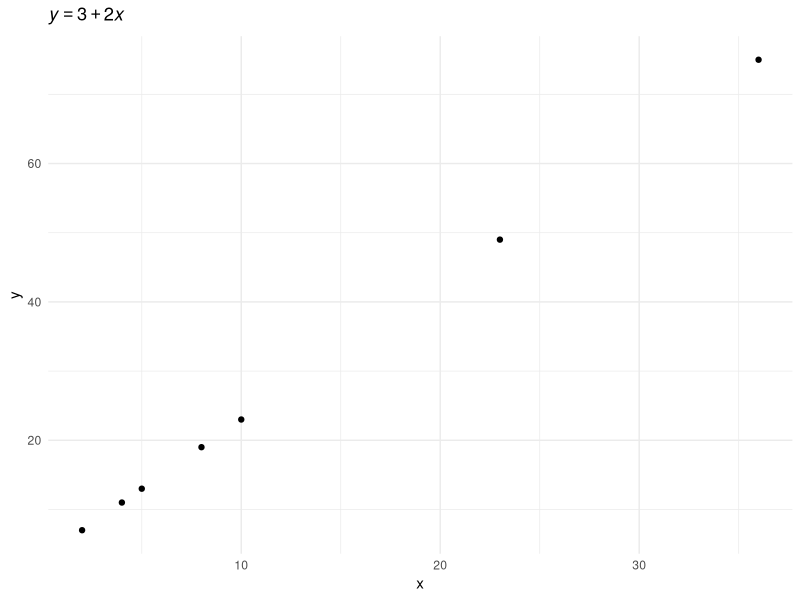
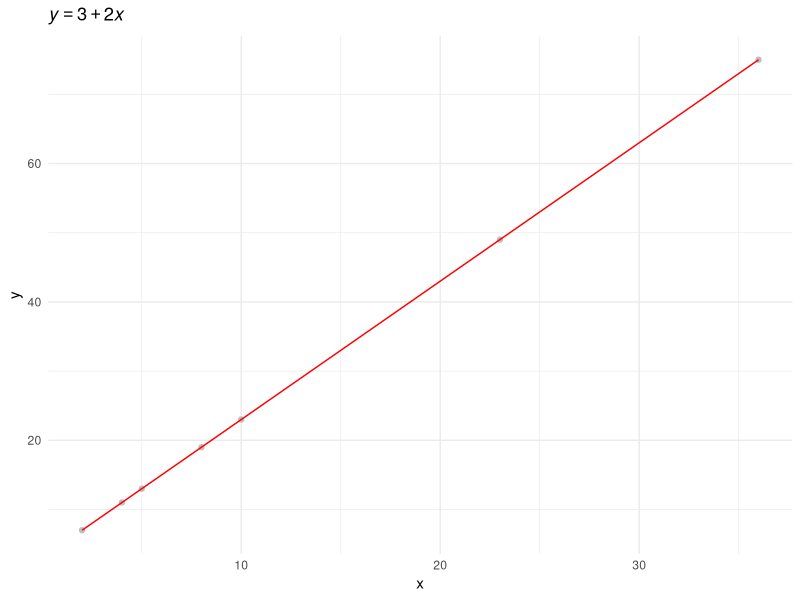
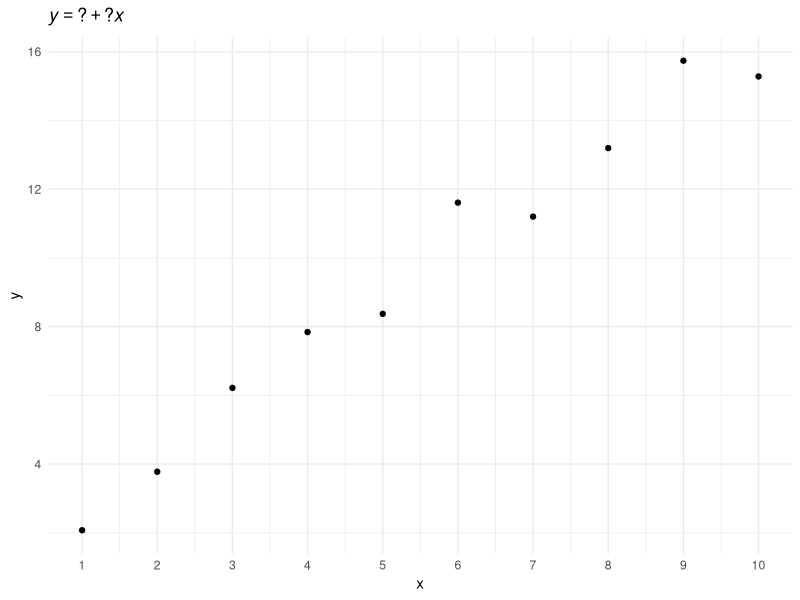
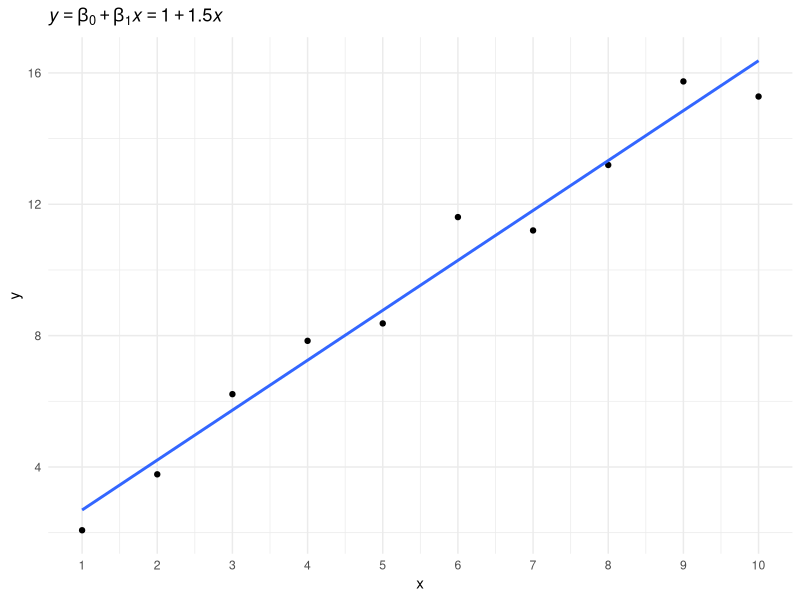
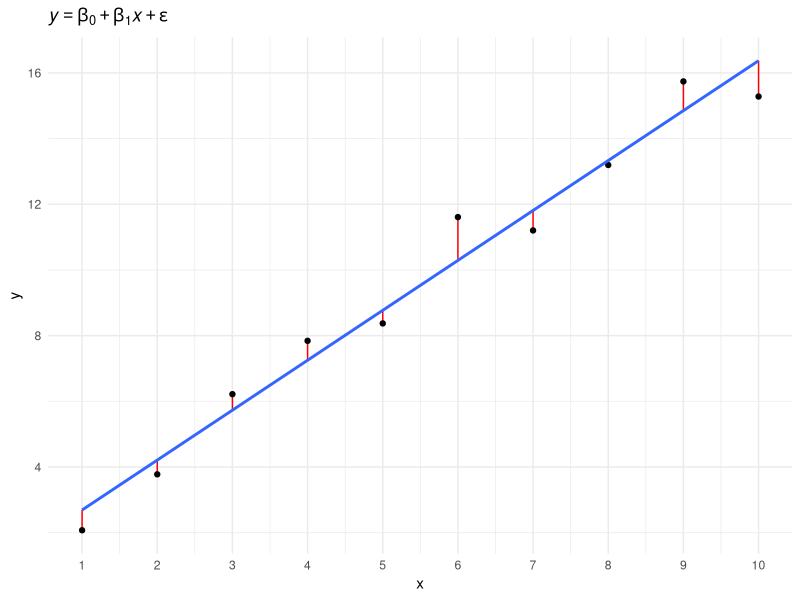
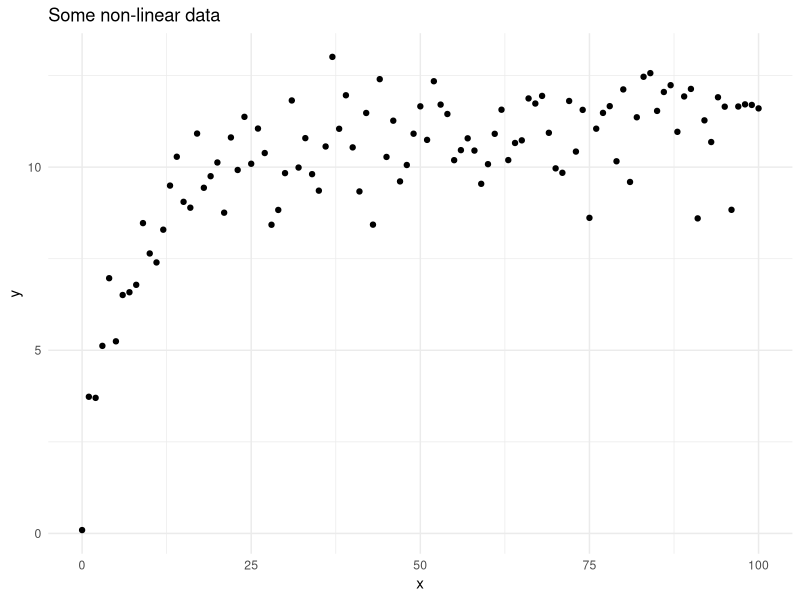
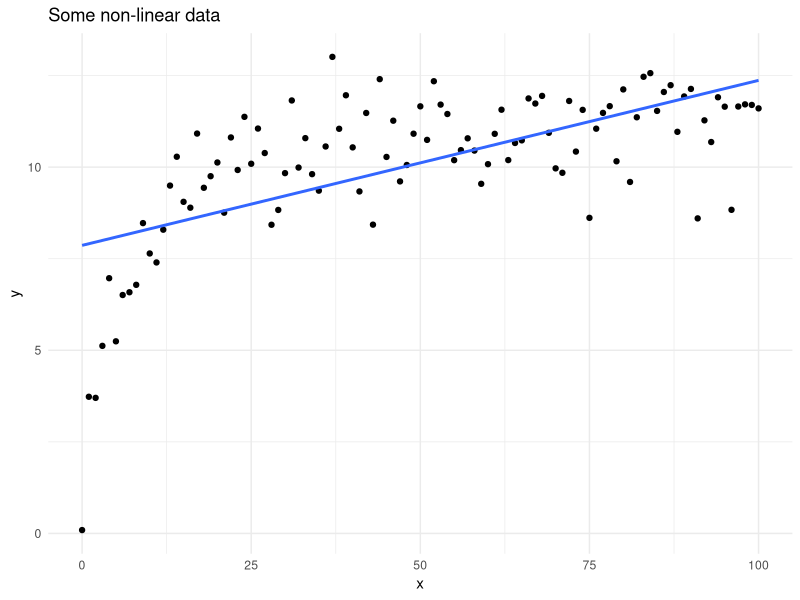
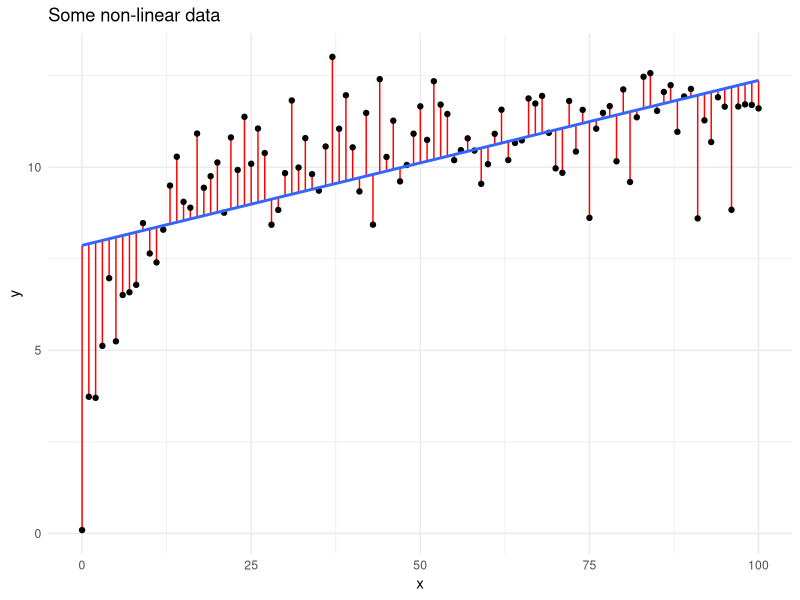

Generate these figures, in order, with R:
## ---- chunk 1
knitr::opts_chunk$set(echo = FALSE)
library(tidyverse)
theme_set(theme_minimal())
## ---- chunk 2
set.seed(8788)
x <- seq(0,100,1)
y <- ((runif(1, 10, 20) * x) / (runif(1, 0, 10) + x)) + rnorm(101, 0, 1)
x_1 <- seq(0, 100, 1)
y_1 <- ((runif(1, 10, 20) * x_1) / (runif(1, 0, 100) + x_1)) + rnorm(101, 0, 1)

sim_traj <- tibble(
  x = c(x, x_1),
  y = c(y, y_1),
  g = rep(c("a", "b"), each = 101)
)

sim_traj_a <- filter(sim_traj, g == "a")
## ---- chunk 3
line <- tibble(
  x = c(2, 4, 5, 8, 10, 23, 36),
  y = 3 + 2 * x
)
ggplot(line, aes(x, y)) +
  geom_point() +
  labs(title = bquote(italic(y) == 3 + 2 * italic(x)))
## ---- chunk 4
ggplot(line, aes(x, y)) +
  geom_point(colour = "gray") +
  geom_line(colour = "red") +
  labs(title = bquote(italic(y) == 3 + 2 * italic(x)))
## ---- chunk 5
set.seed(4321)
x <- 1:10
y <- (1 + 1.5 * x) + rnorm(10, 0, 1)

line <- tibble(
  x = x,
  y = y
)
ggplot(line, aes(x, y)) +
  geom_point() +
  scale_x_continuous(breaks = 1:10) +
  labs(title = bquote(italic(y) == "?" + "?" * italic(x)))
## ---- chunk 6
ggplot(line, aes(x, y)) +
  geom_point() +
  geom_smooth(method = "lm", se = FALSE) +
  scale_x_continuous(breaks = 1:10) +
  labs(title = bquote({italic(y) == beta[0] + beta[1] * italic(x)} == 1 + 1.5 * italic(x)))
## ---- chunk 7
m <- lm(y ~ x)
yhat <- m$fitted.values
diff <- y - yhat  
ggplot(line, aes(x, y)) +
  geom_segment(aes(x = x, xend = x, y = y, yend = yhat), colour = "red") +
  geom_point() +
  geom_smooth(method = "lm", se = FALSE) +
  scale_x_continuous(breaks = 1:10) +
  labs(title = bquote(italic(y) == beta[0] + beta[1] * italic(x) + epsilon))
## ---- chunk 8
ggplot(sim_traj_a, aes(x, y)) +
  geom_point() +
  labs(title = "Some non-linear data")
## ---- chunk 9
ggplot(sim_traj_a, aes(x, y)) +
  geom_point() +
  geom_smooth(method = "lm", se = FALSE) +
  labs(title = "Some non-linear data")
## ---- chunk 10
m <- lm(y ~ x, data = sim_traj_a)
yhat <- m$fitted.values
diff <- sim_traj_a$y - yhat  
ggplot(sim_traj_a, aes(x, y)) +
  geom_segment(aes(x = x, xend = x, y = y, yend = yhat), colour = "red") +
  geom_point() +
  geom_smooth(method = "lm", se = FALSE) +
  labs(title = "Some non-linear data")
## ---- chunk 11
ggplot(sim_traj_a, aes(x, y)) +
  geom_point() +
  geom_smooth(method = "lm", formula = y ~ x + I(x^2)) +
  labs(title = bquote(italic(y) == beta[0] + beta[1] * italic(x) + beta[2] * italic(x) ^ 2))
## ---- chunk 12
ggplot(sim_traj_a, aes(x, y)) +
  geom_point() +
  geom_smooth(method = "lm", formula = y ~ x + I(x^2) + I(x^3)) +
  labs(title = bquote(italic(y) == beta[0] + beta[1] * italic(x) + beta[2] * italic(x) ^ 2 + beta[3] * italic(x) ^ 3))
## ---- chunk 13
ggplot(sim_traj_a, aes(x, y)) +
  geom_point() +
  geom_smooth(method = "lm", formula = y ~ x + I(x^2) + I(x^3) + I(x^4) + I(x^5) + I(x^6) + I(x^7) + I(x^8) + I(x^9) + I(x^10)) +
  labs(title = bquote(italic(y) == beta[0] + beta[1] * italic(x) + beta[2] * italic(x) ^ 2 + beta[3] * italic(x) ^ 3 + beta[4] * italic(x) ^ 4 + beta[5] * italic(x) ^ 5 + beta[6] * italic(x) ^ 6 + beta[7] * italic(x) ^ 7 + beta[8] * italic(x) ^ 8 + beta[9] * italic(x) ^ 9 + beta[10] * italic(x) ^ 10))
## ---- chunk 14
ggplot(line, aes(x, y)) +
  geom_point(colour = "red", size = 2) +
  geom_smooth(method = "lm", se = FALSE, formula = y ~ x + I(x^2) + I(x^3) + I(x^4) + I(x^5) + I(x^6) + I(x^7) + I(x^8) + I(x^9) + I(x^10)) +
  scale_x_continuous(breaks = 1:10) +
  labs(title = bquote(italic(y) == beta[0] + beta[1] * italic(x) + beta[2] * italic(x) ^ 2 + beta[3] * italic(x) ^ 3 + beta[4] * italic(x) ^ 4 + beta[5] * italic(x) ^ 5 + beta[6] * italic(x) ^ 6 + beta[7] * italic(x) ^ 7 + beta[8] * italic(x) ^ 8 + beta[9] * italic(x) ^ 9 + beta[10] * italic(x) ^ 10))
